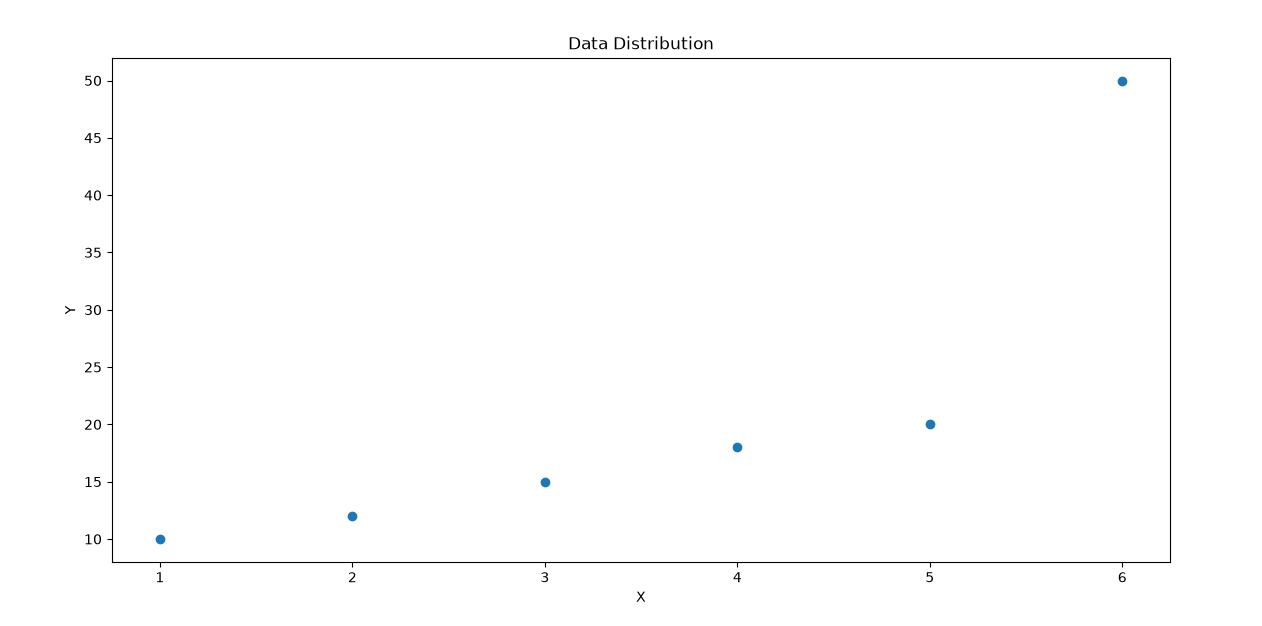

The script that drew this image:
import matplotlib.pyplot as plt

x = [1, 2, 3, 4, 5, 6]
y = [10, 12, 15, 18, 20, 50]

plt.scatter(x, y)

plt.title("Data Distribution")
plt.xlabel("X")
plt.ylabel("Y")

plt.show()
